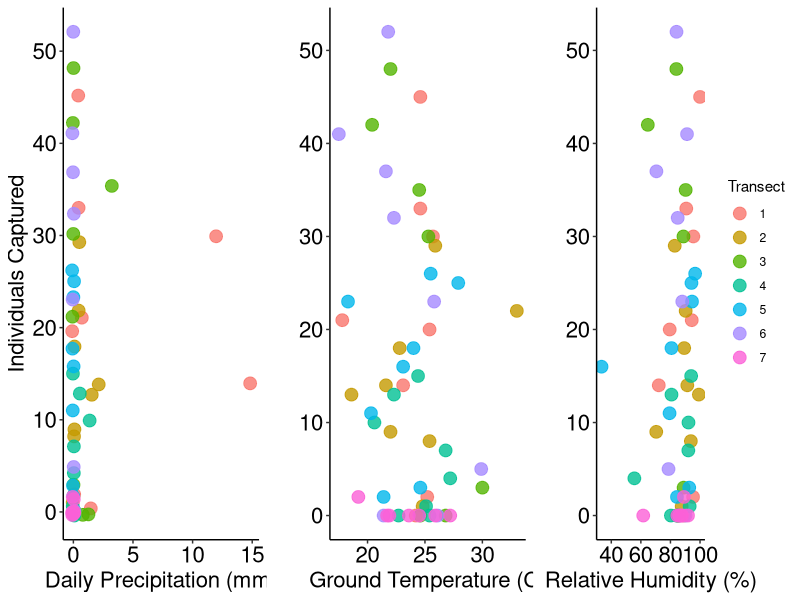

Source code (R):
##Code to produce appendixes 

#Code to produce Fig 2 barplot of transect data 
library(tidyverse)
library(ggplot2)
library(reshape)

multiplot <- function(..., plotlist=NULL, file, cols=1, layout=NULL) {
  library(grid)
  
  # Make a list from the ... arguments and plotlist
  plots <- c(list(...), plotlist)
  
  numPlots = length(plots)
  
  # If layout is NULL, then use 'cols' to determine layout
  if (is.null(layout)) {
    # Make the panel
    # ncol: Number of columns of plots
    # nrow: Number of rows needed, calculated from # of cols
    layout <- matrix(seq(1, cols * ceiling(numPlots/cols)),
                     ncol = cols, nrow = ceiling(numPlots/cols))
  }
  
  if (numPlots==1) {
    print(plots[[1]])
    
  } else {
    # Set up the page
    grid.newpage()
    pushViewport(viewport(layout = grid.layout(nrow(layout), ncol(layout))))
    
    # Make each plot, in the correct location
    for (i in 1:numPlots) {
      # Get the i,j matrix positions of the regions that contain this subplot
      matchidx <- as.data.frame(which(layout == i, arr.ind = TRUE))
      
      print(plots[[i]], vp = viewport(layout.pos.row = matchidx$row,
                                      layout.pos.col = matchidx$col))
    }
  }
}

#Import summary transect data 
scho_transect <- read.csv("SCHO_TRANSECT_R.csv")

scho_transect$Transect <- as.factor(scho_transect$Transect)


pprecip <- ggplot(scho_transect, aes(x=Precip*25.4, y=Total, color=Transect)) +
  geom_jitter(size=4, alpha=0.8) + 
  theme_classic()+
  theme(axis.title.x = element_text(size = 16, color = 'black'), 
        axis.title.y = element_text(size = 16, color = 'black'), 
        axis.text.x= element_text(size = 16, color = 'black'), 
        axis.text.y = element_text(size = 16, color = 'black'),
        legend.position = "")+
  xlab("Daily Precipitation (mm)")+
  ylab("Individuals Captured")


ptemp <- ggplot(scho_transect, aes(x=Ground_Temp..C., y=Total, color=Transect)) +
  geom_point(size=4, alpha=0.8) + 
  theme_classic()+
  theme(axis.title.x = element_text(size = 16, color = 'black'), 
        axis.title.y = element_text(size = 16, color = 'black'), 
        axis.text.x= element_text(size = 16, color = 'black'), 
        axis.text.y = element_text(size = 16, color = 'black'), 
        legend.position="")+
  xlab("Ground Temperature (C)")+
  ylab("")



prh <- ggplot(scho_transect, aes(x=RH...., y=Total, color=Transect)) +
  geom_point(size=4, alpha=0.8) + 
  theme_classic()+
  theme(axis.title.x = element_text(size = 16, color = 'black'), 
        axis.title.y = element_text(size = 16, color = 'black'), 
        axis.text.x= element_text(size = 16, color = 'black'), 
        axis.text.y = element_text(size = 16, color = 'black'))+
  xlab("Relative Humidity (%)")+
  ylab("")


png("transectvsweather.png", units="in", width=12, height=4, res=600)
multiplot(pprecip, ptemp, prh, cols=3)
dev.off()
